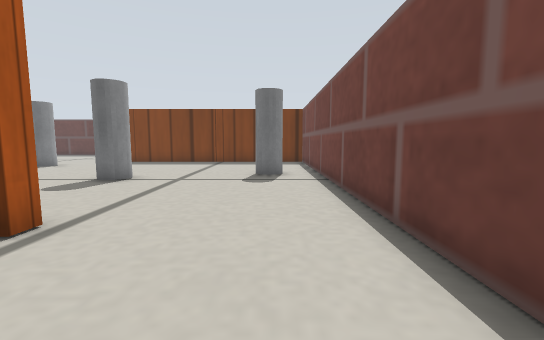
view 1 (above)

23 first-person views from a walk through a world built for the Gazebo simulator. The camera is 0.12 m above the floor, tilts 6° down and sees 90° across. The floor is counted in squares, 0.1 m on a side. Each view is taken from the middle of a square. On the plan, view 1 faces up. The plan holds only what a view shows up to about 12 squares ahead; the rest is blank. Simple patterns stand in for the simulator's built-in surfaces.

view 2
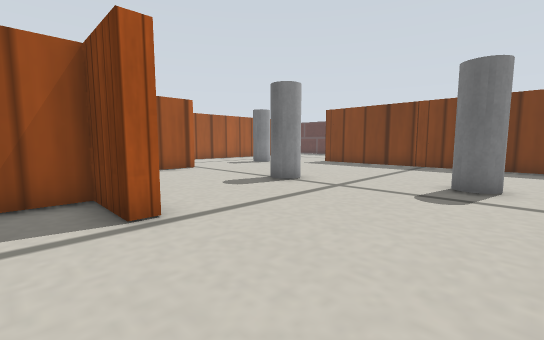

view 3
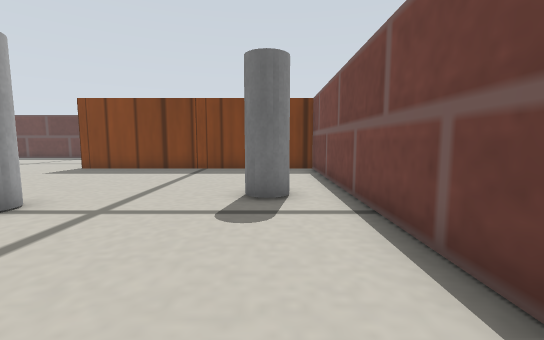

view 4
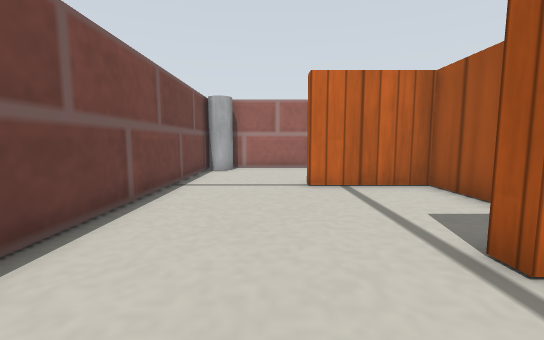

view 5
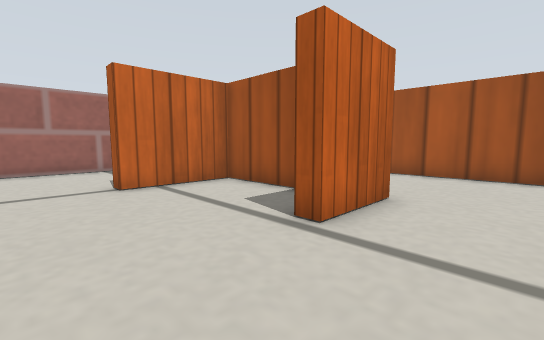

view 6
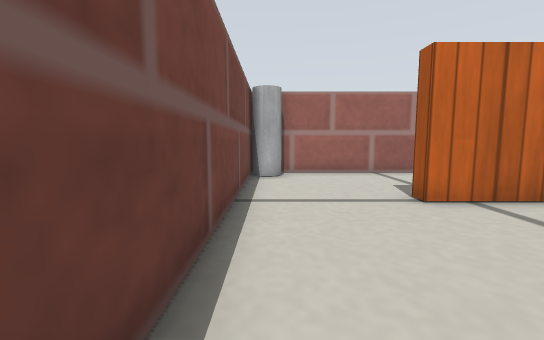

view 7
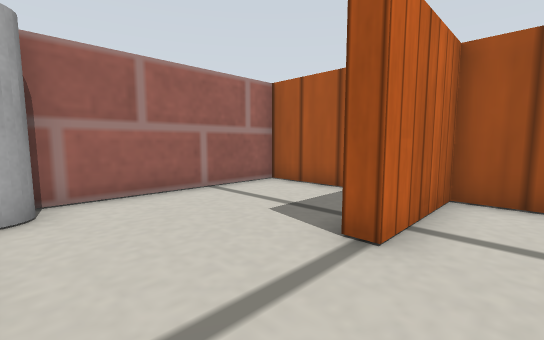

view 8
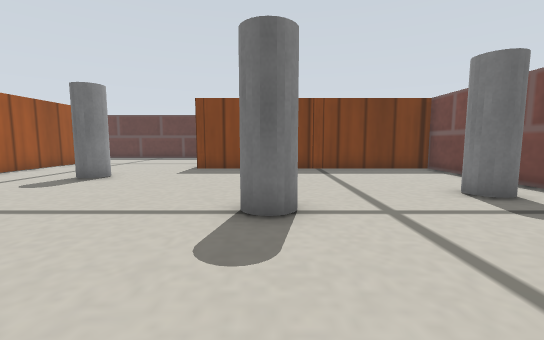

view 9
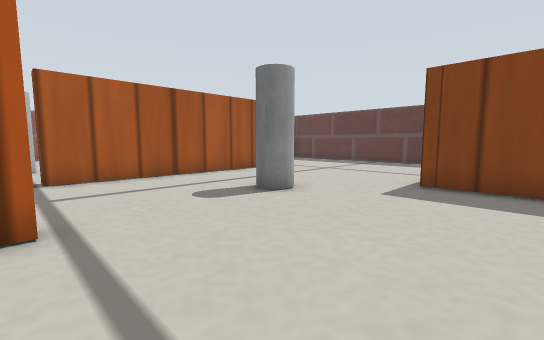

view 10
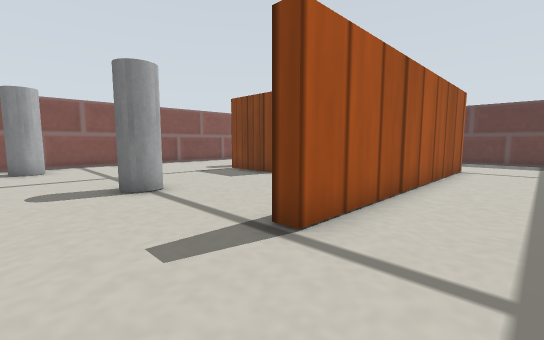

view 11
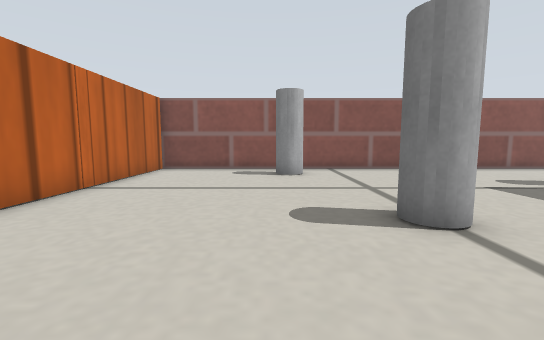

view 12
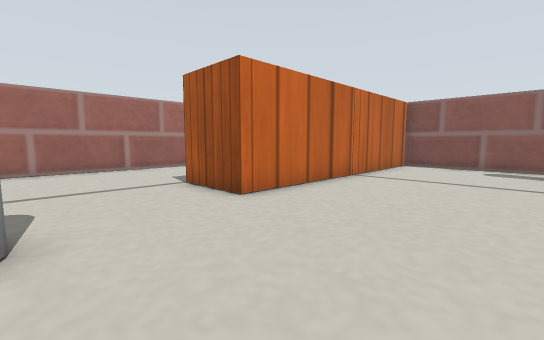

view 13
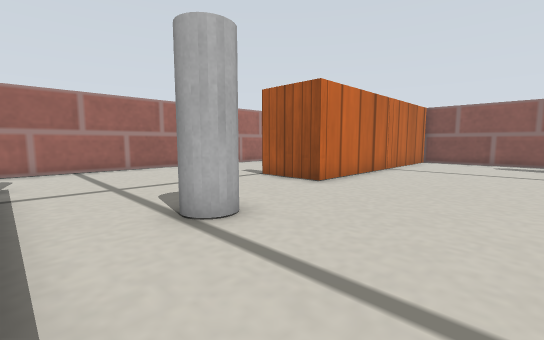

view 14
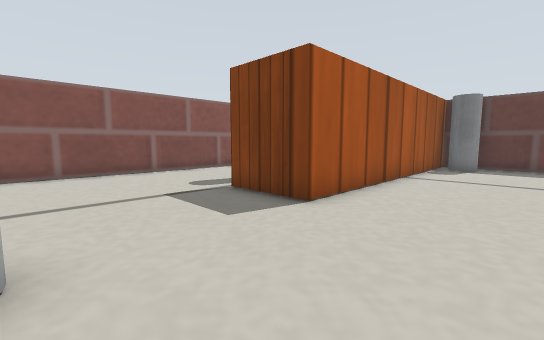

view 15
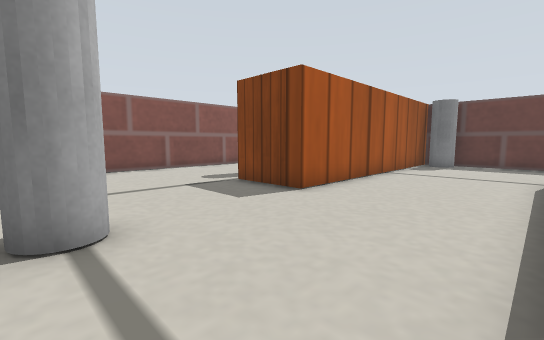

view 16
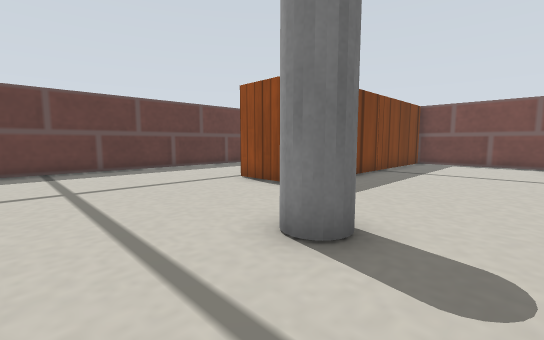

view 17
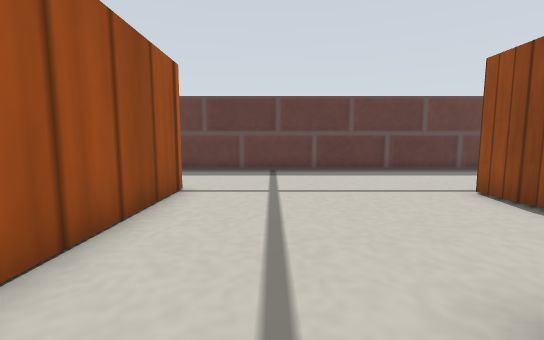

view 18
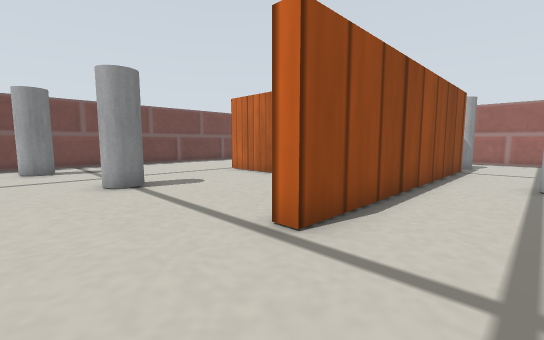

view 19
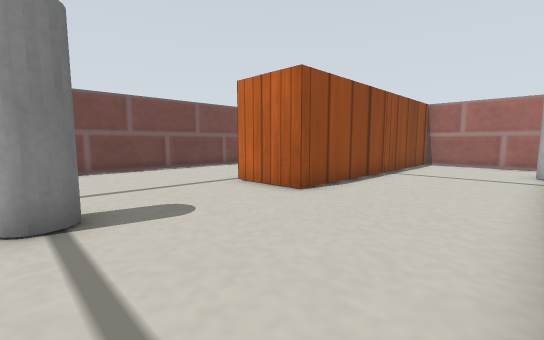

view 20
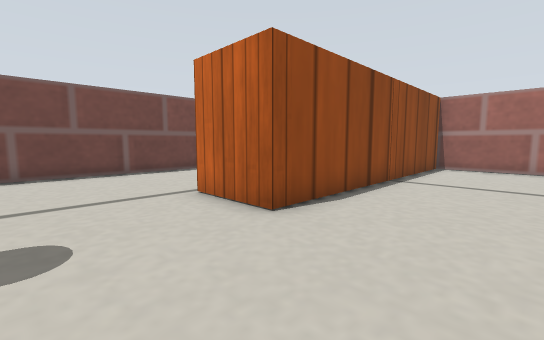

view 21
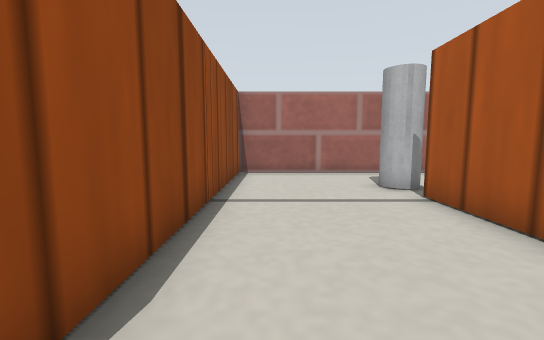

view 22
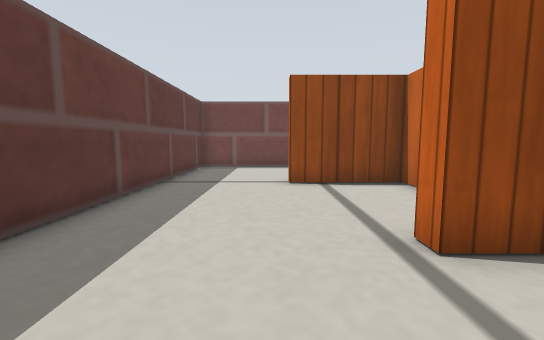

view 23
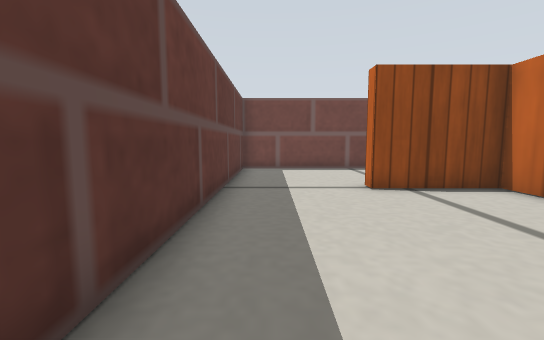

### Floor plan
Points are (right, up) in squares from view 1. A wall is a line through its corners. A room is listed if a view was taken in it or the views show most of it. See-through windows are left out.
Room 1 (views 1, 2, 3, 4, 5, 6, 7)
walls: (-3.3, 3.7) (-3.3, 3.3) (-5.3, 3.3) (-5.3, -1.2) (-2, -1.2) (-2, -1.8); (1.7, -1.5) (1.7, 15.8) (-3.5, 15.8)
ways out: opening at (-4.5, 9.5) to room 2; opening at (0, -2) to room 3
objects: grey cylinder (0, 10)
Room 2 (views 8, 9, 10, 11, 12, 13, 14, 15, 16, 17, 18, 19, 20, 21, 22, 23)
walls: (-10.8, -1.9) (-10.8, 8.2) (-10.3, 8.2) (-10.3, -1.8); (-8.2, 16.4) (-8.2, 18.2) (-7.8, 18.2); (-15.2, 18.9) (-15.2, 8.8) (-15.8, 8.8); (-3.5, 15.8) (-8.3, 15.8); (-17.5, -6.2) (-5.8, -6.2) (-5.8, 3.7) (-3.3, 3.7); (-20.2, 23) (-20.2, 13.3) (-22.8, 13.3); (-27.7, 17.9) (-27.7, 1.3) (-17.8, 1.3) (-17.8, -1.3); (-7.5, 23.2) (-19, 23.2)
ways out: opening at (-4.5, 9.5) to room 1; opening at (-8, 20.5) to room 4; opening at (-18, -4)
objects: grey cylinder (-26, 6) to (-26, 7); grey cylinder (-20, 8) to (-20, 9); grey cylinder (-19, 22); grey cylinder (-14, 2) to (-13, 2); grey cylinder (-11, -3) to (-10, -3); grey cylinder (-11, 13); grey cylinder (-5, 8) to (-5, 9)
Room 3 (no view inside)
walls: (-5.3, -3.6) (-5.3, -6.2) (1.7, -6.2) (1.7, -1.5)
ways out: opening at (0, -2) to room 1
objects: grey cylinder (1, -6) to (1, -5)
Room 4 (no view inside)
walls: (-4.4, 16.2) (-3.3, 16.2) (-3.3, 19.5) (-2.8, 19.5); (-2.5, 23.2) (-7.5, 23.2)
ways out: opening at (-8, 20.5) to room 2; opening at (-3, 21) to room 5
Room 5 (no view inside)
walls: (1.7, 17.9) (1.7, 23.2) (-2.5, 23.2)
ways out: opening at (-3, 21) to room 4

Where each view was taken, in squares from view 1:
view 1: 0 up, 0 right, facing up
view 2: 2 up, 1 right, facing up-left
view 3: 4 up, 0 right, facing up
view 4: 6 up, 1 left, facing down
view 5: 6 up, 0 right, facing down-left
view 6: 4 up, 1 right, facing down
view 7: 0 up, 1 right, facing down-left
view 8: 4 up, 5 left, facing up
view 9: 8 up, 6 left, facing up-left
view 10: 6 up, 13 left, facing up-left
view 11: 6 up, 16 left, facing left
view 12: 6 up, 14 left, facing down-left
view 13: 6 up, 11 left, facing down-left
view 14: 9 up, 17 left, facing up-left
view 15: 8 up, 16 left, facing up-left
view 16: 11 up, 14 left, facing up-right
view 17: 12 up, 13 left, facing up
view 18: 11 up, 13 left, facing down-right
view 19: 9 up, 10 left, facing down-right
view 20: 7 up, 9 left, facing down-right
view 21: 4 up, 7 left, facing down
view 22: 20 up, 11 left, facing right
view 23: 22 up, 10 left, facing right
